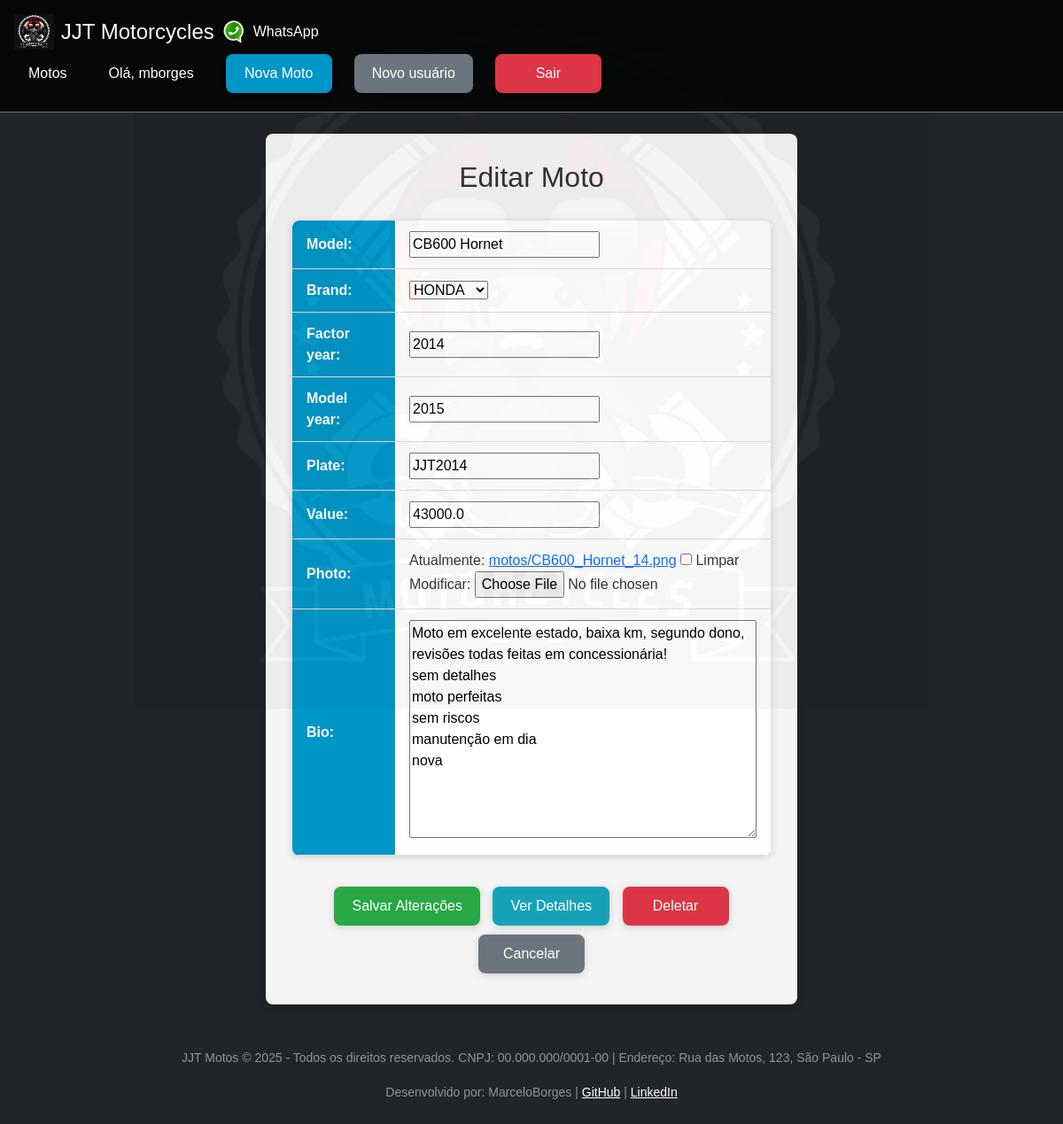
Screenshot of /motos/3/update/ (signed in) with the database file from the repository.
### motos/models.py (models this page shows, shortened)
class Motos(models.Model):
    id = models.AutoField(primary_key=True)
    model = models.CharField(max_length=200)
    brand = models.ForeignKey(Brand, on_delete=models.PROTECT, related_name='motos_brand')
    factor_year = models.IntegerField(blank=True, null=True)
    model_year = models.IntegerField(blank=True, null=True)
    plate = models.CharField(max_length=10, blank=True, null=True)
    value = models.FloatField(blank=True, null=True)
    photo = models.ImageField(upload_to='motos/', blank=True, null=True)
    bio = models.TextField(blank=True, null=True)

### motos/views.py (the view, shortened to what this page needs)
# urls.py: path('motos/<int:pk>/update/', MotoUpdateView.as_view(), name='moto_update'),
@method_decorator(login_required(login_url='login'), name='dispatch')
class MotoUpdateView(UpdateView):
    model = Motos
    form_class = MotoModelForm
    template_name = 'moto_update.html'

### motos/forms.py (shortened to what this page needs)
class MotoModelForm(forms.ModelForm):
    class Meta:
        model = Motos
        fields = '__all__'

### motos/models.py (called while the page is built)
    def __str__(self):
        return self.name

### motos/templates/moto_update.html (shortened to what this page needs)
{% extends "base.html" %}
{% block content %}
<div class="container-custom">
  <div class="form-custom fade-in-custom">
    <h2 class="text-center-custom mb-custom-3">Editar Moto</h2>
    <form method="post" enctype="multipart/form-data">
      <div class="table-custom">
        <table style="width: 100%; border: none; background: transparent;">
          {{ form.as_table }}
        </table>
      </div>
      <div class="text-center-custom mt-custom-3">
        <button type="submit" class="btn-custom btn-success-custom">Salvar Alterações</button>
        <a href="{% url 'moto_detail' pk=object.pk %}" class="btn-custom btn-info-custom">Ver Detalhes</a>
        <a href="{% url 'moto_delete' pk=object.pk %}" class="btn-custom btn-danger-custom">Deletar</a>
        <a href="{% url 'motos_list' %}" class="btn-custom btn-secondary-custom">Cancelar</a>
      </div>
    </form>
  </div>
</div>
{% endblock %}

### app/templates/base.html (shortened to what this page needs)
{% load static %}
<!DOCTYPE html>
<html lang="pt-br">
<head>
  <link rel="stylesheet" href="https://cdn.jsdelivr.net/npm/bootstrap@5.3.0/dist/css/bootstrap.min.css">
  <link rel="stylesheet" href="{% static 'css/custom.css' %}">
</head>
<body class="bg-dark text-light">
  <div class="content-wrapper">
    <header class="p-3 mb-4 border-bottom border-secondary">
      <div class="d-flex align-items-center">
        <img src="{% static 'images/LOGO-JJT-NOVO-FUNDO-ESCURO.png' %}" alt="Logo JJT" class="logo-topo me-2">
        <h1 class="h4 mb-0 me-2">JJT Motorcycles </h1>
        <div class="d-flex align-items-center">
          <a href="https://wa.me/5519997797611" target="_blank" class="d-flex align-items-center text-decoration-none text-white">
            <img src="{% static 'images/whatsapp.png' %}" alt="Fale no WhatsApp" style="height: 28px; width: 28px;" class="me-2">
            <span>WhatsApp</span>
          </a>
        </div>
      </div>
        <nav>
          <ul class="nav nav-custom">
            <li class="nav-item">
              <a class="nav-link-custom" href="{% url 'motos_list' %}">Motos</a>
            </li>
            {% if user.is_authenticated %}
              <li class="nav-item">
                <span class="nav-link-custom">Olá, {{ user.username }}</span>
              </li>
              <li class="nav-item">
                <a href="{% url 'new_moto' %}" class="btn-custom btn-primary-custom">Nova Moto</a>
              </li>
              <li class="nav-item">
                <a href="{% url 'register' %}" class="btn-custom btn-secondary-custom">Novo usuário</a>
              </li>
            {% endif %}
            {% if user.is_authenticated %}
              <li class="nav-item">
                <a href="{% url 'logout' %}" class="btn-custom btn-danger-custom">Sair</a>
              </li>
            {% endif %}
          </ul>
        </nav>
      </div>
    <main class="container">
      {% block content %}
      {% endblock %}
    </main>
<footer class="mt-4 py-4 bg-dark text-white-50">
    <div class="container text-center">
        <div style="margin-bottom: 15px;">
            <small>JJT Motos &copy; 2025 - Todos os direitos reservados.</small>
            <small>CNPJ: 00.000.000/0001-00 | Endereço: Rua das Motos, 123, São Paulo - SP</small>
        </div>
        <div>
            <small>
                Desenvolvido por: MarceloBorges |
                <a href="https://github.com/Marcel0Borg3s" target="_blank" class="text-white">GitHub</a> |
                <a href="https://www.linkedin.com/in/mborgesx" target="_blank" class="text-white">LinkedIn</a>
            </small>
        </div>
    </div>
</footer>
</body>
</html>

### app/static/css/custom.css (style rules this page uses)
:root { --primary-color: #0096c7; --primary-hover: #00b4d8; --secondary-color: #6c757d; --secondary-hover: #5a6268; --danger-color: #dc3545; --danger-hover: #c82333; --success-color: #28a745; --success-hover: #218838; --warning-color: #ffc107; --warning-hover: #e0a800; --info-color: #17a2b8; --info-hover: #138496; --light-color: #f8f9fa; --dark-color: #343a40; --border-radius: 8px; --transition: all 0.3s ease; --shadow: 0 2px 8px rgba(0, 0, 0, 0.15); --shadow-hover: 0 4px 16px rgba(0, 0, 0, 0.25); }
.btn-custom { display: inline-block; padding: 10px 20px; font-size: 16px; font-weight: 500; text-align: center; text-decoration: none !important; border: none; border-radius: var(--border-radius); cursor: pointer; transition: var(--transition); box-shadow: var(--shadow); min-width: 120px; margin: 5px; }
.btn-primary-custom { background-color: var(--primary-color); color: white; }
.btn-secondary-custom { background-color: var(--secondary-color); color: white; }
.btn-danger-custom { background-color: var(--danger-color); color: white; }
.btn-success-custom { background-color: var(--success-color); color: white; }
.btn-info-custom { background-color: var(--info-color); color: white; }
.form-custom { max-width: 600px; margin: 0 auto; padding: 30px; background-color: rgba(255, 255, 255, 0.95); border-radius: var(--border-radius); box-shadow: var(--shadow); color: #333; }
.nav-custom { display: flex; align-items: center; gap: 15px; flex-wrap: wrap; }
.nav-link-custom { color: #fff !important; text-decoration: none; padding: 8px 16px; border-radius: var(--border-radius); transition: var(--transition); }
.container-custom { max-width: 1200px; margin: 0 auto; padding: 0 20px; }
.text-center-custom { text-align: center; }
.mb-custom-3 { margin-bottom: 30px; }
.mt-custom-3 { margin-top: 30px; }
.fade-in-custom { animation: fadeIn 0.6s ease-out; }
.table-custom { width: 100%; border-collapse: collapse; margin: 20px 0; background-color: rgba(255, 255, 255, 0.95); border-radius: var(--border-radius); overflow: hidden; box-shadow: var(--shadow); }
.table-custom th, .table-custom td { padding: 12px 16px; text-align: left; border-bottom: 1px solid #ddd; color: #333; }
.table-custom th { background-color: var(--primary-color); color: white; font-weight: 600; }

### rows the page displays
Motos: model "CB600 Hornet", brand "HONDA", factor_year "2014", model_year "2015", plate "JJT2014", value "43000.0", bio "Moto em excelente estado, baixa km, segundo dono, revisões todas feitas em concessionária! sem detalhes moto perfeitas sem riscos manutenção em dia nova"

### other values shown
{{ user.username }} "mborges"
